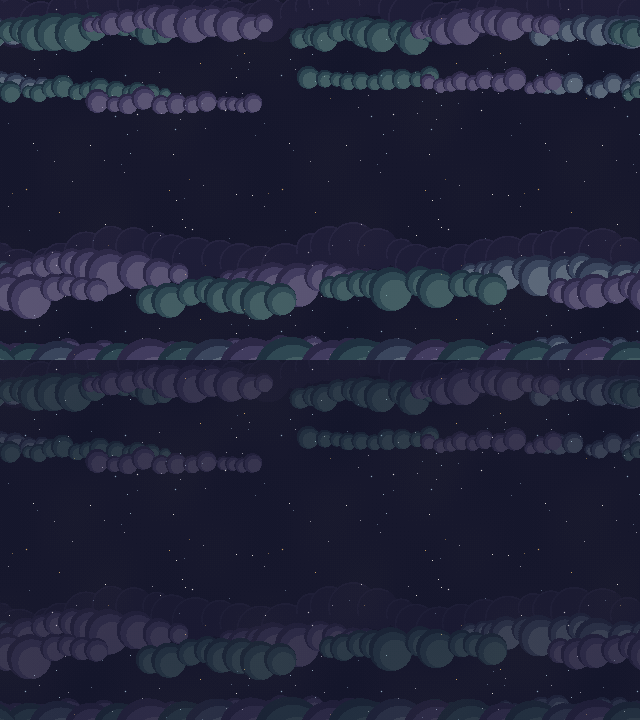
#> input picture art-src/space/work/puffs-a-view.png, 1280 x 1440 px (shown at 1/2 size)
$ python nebula_mirror_view.py ../work/puffs-a-view.png out.png 1.0 ../work/puffs-a.png
#> lines starting #> are read from the running program, lines starting #| are printed output that depends on the picture
"""Preview the nebula as the runtime draws it: 'mirror' mode (tile + its vertical mirror), wrapped
horizontally, over the far starfield on the cosmos sky, at a given layer alpha, at 2x. Dev tooling only.

    python art-src/space/scripts/nebula_mirror_view.py <nebula.png> <out.png> [layer_alpha=0.5] [crop=x0,y0,x1,y1]
"""
import sys
from PIL import Image
neb = Image.open(sys.argv[1]).convert("RGBA")
#> neb is the input picture: PIL image 1280x1440 RGBA; mean R, G, B, A 32, 34.6, 56, 255
la = float(sys.argv[3]) if len(sys.argv) > 3 else 0.5
W, H = neb.size
#> W = 1280; H = 1440
stack = Image.new("RGBA", (W, H * 2))
#> stack: PIL image 1280x2880 RGBA; every value is 0
stack.paste(neb, (0, 0)); stack.paste(neb.transpose(Image.FLIP_TOP_BOTTOM), (0, H))
#> after `stack.paste(neb, (0, 0))`:
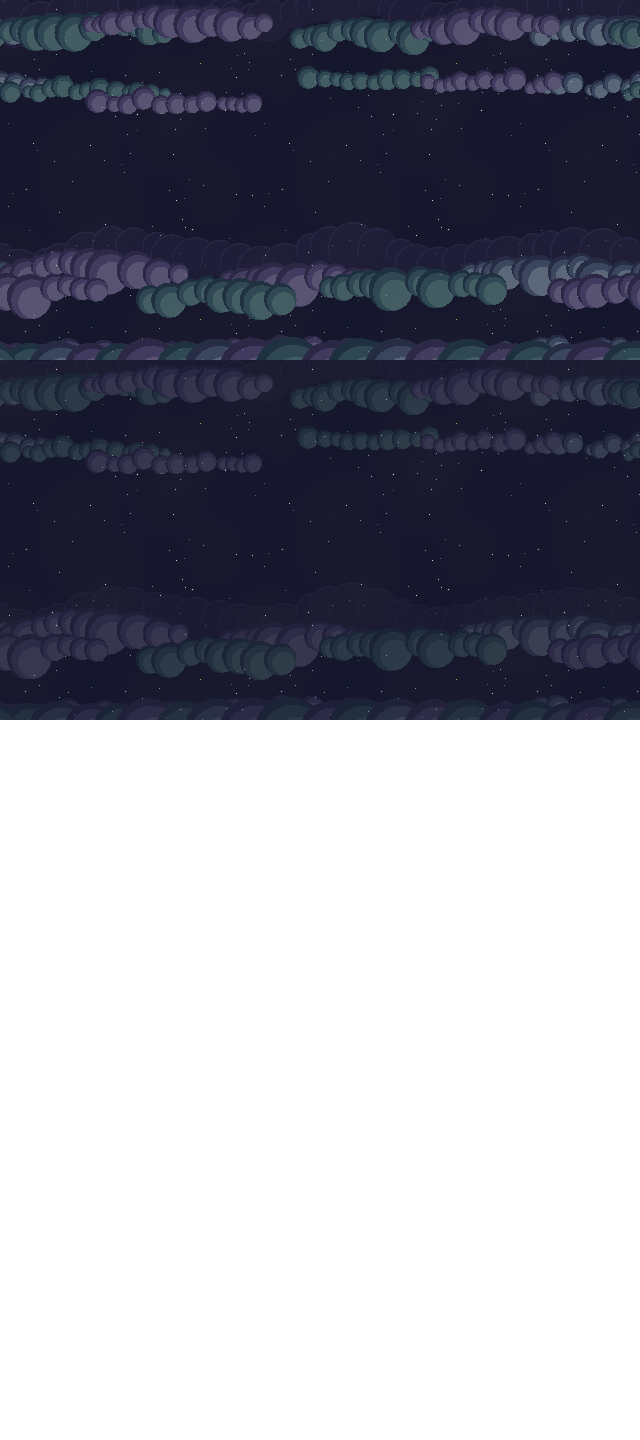
#> stack: PIL image 1280x2880 RGBA (shown at 1/2 size); mean R, G, B, A 16, 17.3, 28, 127.5; transparent parts drawn white
#> after `stack.paste(neb.transpose(Image.FLIP_TOP_BOTTOM), (0, H))`:
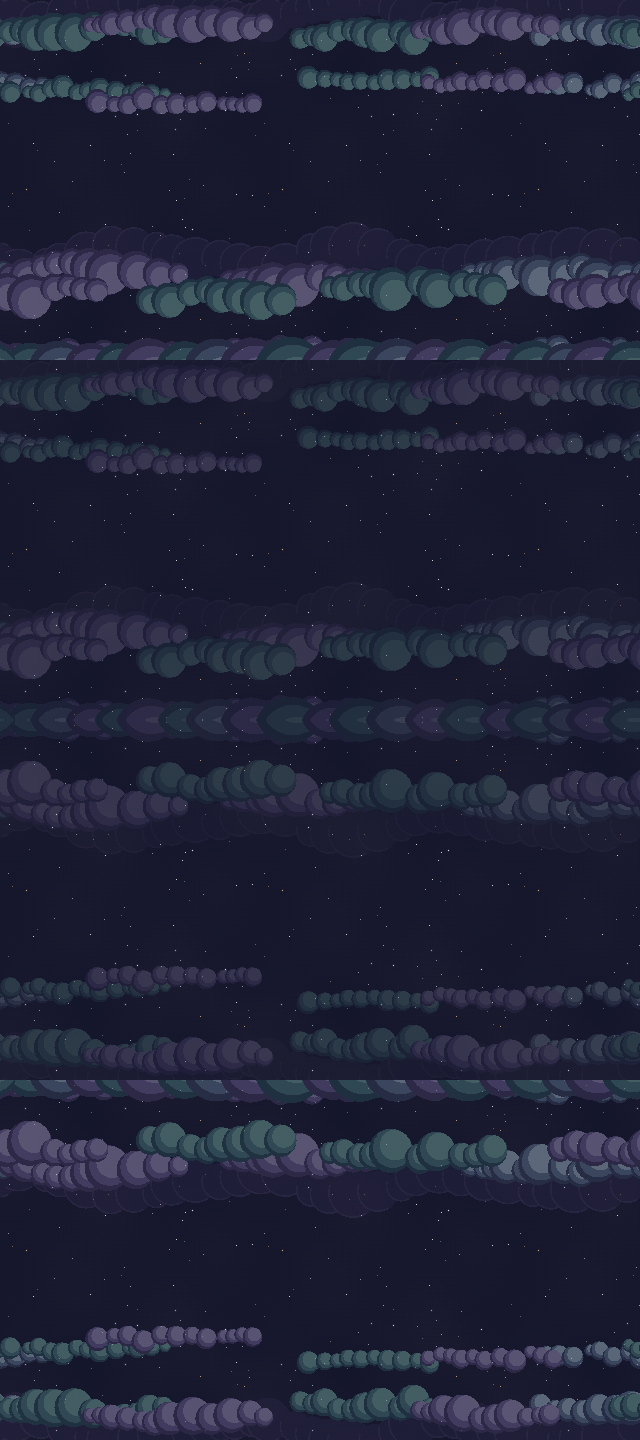
#> stack: PIL image 1280x2880 RGBA (shown at 1/2 size); mean R, G, B, A 32, 34.6, 56, 255
big = Image.new("RGBA", (W + W // 2, H * 2))
#> big: PIL image 1920x2880 RGBA; every value is 0
big.paste(stack, (0, 0)); big.paste(stack, (W, 0))
#> after `big.paste(stack, (0, 0))`:
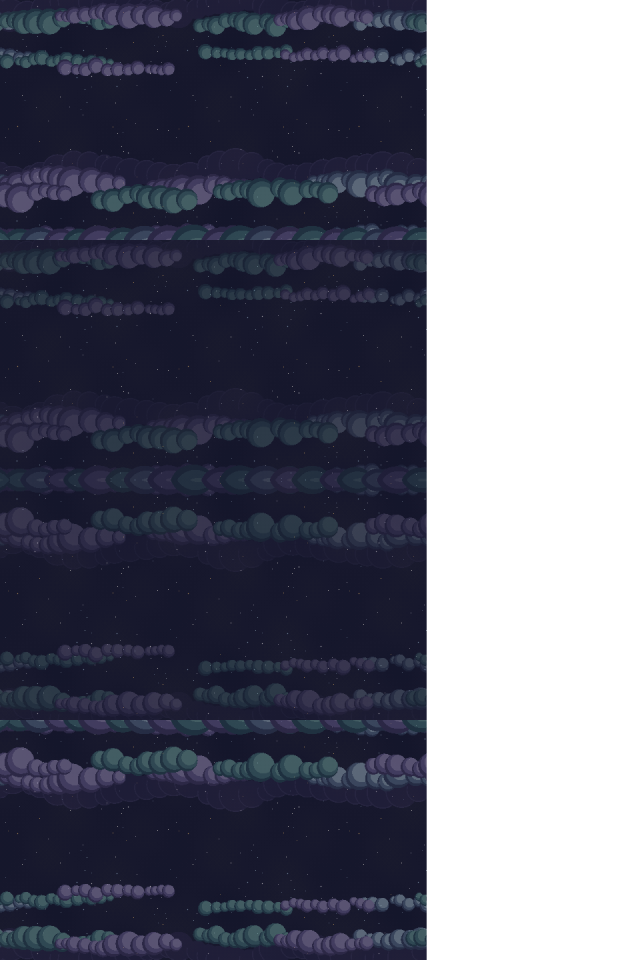
#> big: PIL image 1920x2880 RGBA (shown at 1/3 size); mean R, G, B, A 21.3, 23.1, 37.4, 170; transparent parts drawn white
#> after `big.paste(stack, (W, 0))`:
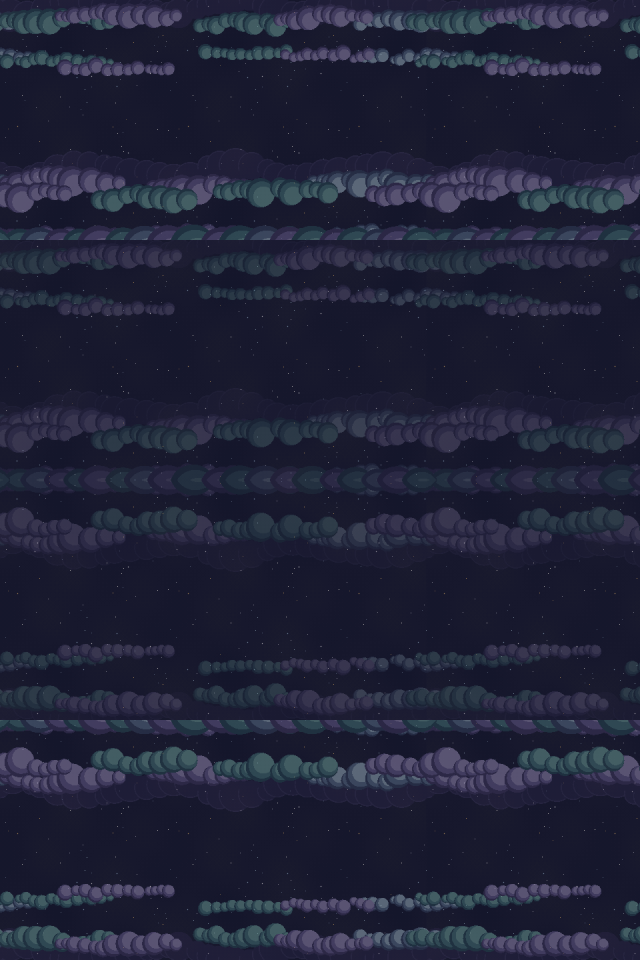
#> big: PIL image 1920x2880 RGBA (shown at 1/3 size); mean R, G, B, A 32.2, 34.7, 56.2, 255
a = big.getchannel("A").point(lambda v: int(v * la))
#> a: PIL image 1920x2880 L; every value is 255
big.putalpha(a)
sky = Image.new("RGBA", big.size, (26, 27, 46, 255))
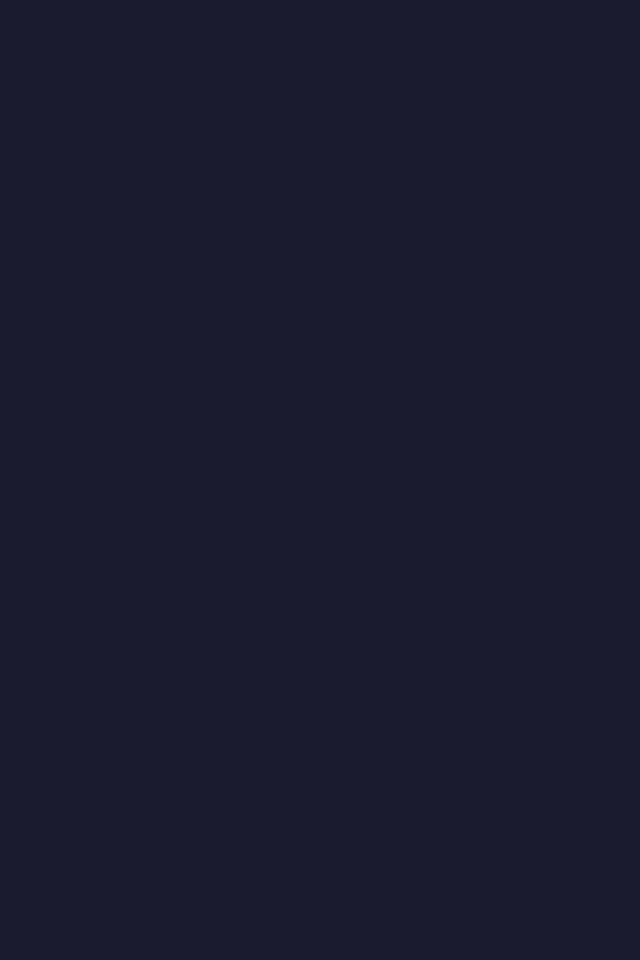
#> sky: PIL image 1920x2880 RGBA (shown at 1/3 size); mean R, G, B, A 26, 27, 46, 255
#> (the run stopped early here; a loop or call above may not have finished)
